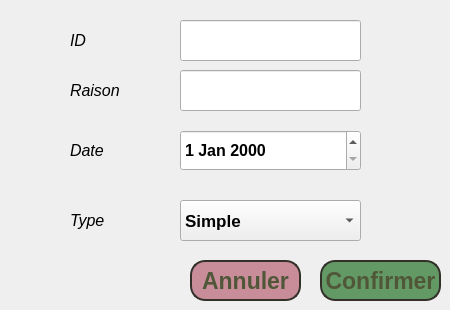
       <widget class="QWidget" name="page_2">
        <widget class="QPushButton" name="confirmerMS">
         <property name="geometry">
          <rect>
           <x>320</x>
           <y>260</y>
           <width>121</width>
           <height>41</height>
          </rect>
         </property>
         <property name="font">
          <font>
           <family>MS UI Gothic</family>
           <pointsize>17</pointsize>
           <weight>75</weight>
           <bold>true</bold>
           <underline>false</underline>
           <strikeout>false</strikeout>
           <kerning>true</kerning>
          </font>
         </property>
         <property name="styleSheet">
          <string notr="true">box-shadow: 0px 1px 0px 0px #1c1b18;
	background:linear-gradient(to bottom, #eae0c2 5%, #ccc2a6 100%);
	background-color:#639965;
	border-radius:15px;
	border:2px solid #333029;
	display:inline-block;
	cursor:pointer;
	color:#505739;
	font-weight:bold;
	padding:0px 0 px;
	text-decoration:none;
	text-shadow:0px 1px 0px #ffffff;</string>
         </property>
         <property name="text">
          <string>Confirmer</string>
         </property>
        </widget>
        <widget class="QPushButton" name="annnulerMS">
         <property name="geometry">
          <rect>
           <x>190</x>
           <y>260</y>
           <width>111</width>
           <height>41</height>
          </rect>
         </property>
         <property name="font">
          <font>
           <family>MS UI Gothic</family>
           <pointsize>17</pointsize>
           <weight>75</weight>
           <bold>true</bold>
           <underline>false</underline>
           <strikeout>false</strikeout>
           <kerning>true</kerning>
          </font>
         </property>
         <property name="styleSheet">
          <string notr="true">box-shadow: 0px 1px 0px 0px #1c1b18;
	background:linear-gradient(to bottom, #eae0c2 5%, #ccc2a6 100%);
	background-color:#c88d98;
	border-radius:15px;
	border:2px solid #333029;
	display:inline-block;
	cursor:pointer;
	color:#505739;
	font-weight:bold;
	padding:0px 0 px;
	text-decoration:none;
	text-shadow:0px 1px 0px #ffffff;</string>
         </property>
         <property name="text">
          <string>Annuler</string>
         </property>
        </widget>
        <widget class="QLineEdit" name="lineEdit_idMS">
         <property name="geometry">
          <rect>
           <x>180</x>
           <y>20</y>
           <width>181</width>
           <height>41</height>
          </rect>
         </property>
         <property name="font">
          <font>
           <family>MS UI Gothic</family>
           <pointsize>12</pointsize>
           <weight>75</weight>
           <bold>true</bold>
          </font>
         </property>
         <property name="text">
          <string/>
         </property>
        </widget>
        <widget class="QLabel" name="label_57">
         <property name="geometry">
          <rect>
           <x>70</x>
           <y>70</y>
           <width>81</width>
           <height>41</height>
          </rect>
         </property>
         <property name="font">
          <font>
           <pointsize>12</pointsize>
           <weight>50</weight>
           <italic>true</italic>
           <bold>false</bold>
          </font>
         </property>
         <property name="text">
          <string>Raison</string>
         </property>
        </widget>
        <widget class="QComboBox" name="comboBox_serviceMS">
         <property name="geometry">
          <rect>
           <x>180</x>
           <y>200</y>
           <width>181</width>
           <height>41</height>
          </rect>
         </property>
         <property name="font">
          <font>
           <family>MS UI Gothic</family>
           <pointsize>13</pointsize>
           <weight>75</weight>
           <bold>true</bold>
          </font>
         </property>
         <item>
          <property name="text">
           <string>Simple</string>
          </property>
         </item>
         <item>
          <property name="text">
           <string>Civile</string>
          </property>
         </item>
         <item>
          <property name="text">
           <string>Juridique</string>
          </property>
         </item>
        </widget>
        <widget class="QLabel" name="label_58">
         <property name="geometry">
          <rect>
           <x>70</x>
           <y>200</y>
           <width>81</width>
           <height>41</height>
          </rect>
         </property>
         <property name="font">
          <font>
           <pointsize>12</pointsize>
           <weight>50</weight>
           <italic>true</italic>
           <bold>false</bold>
          </font>
         </property>
         <property name="text">
          <string>Type</string>
         </property>
        </widget>
        <widget class="QLabel" name="label_59">
         <property name="geometry">
          <rect>
           <x>70</x>
           <y>130</y>
           <width>81</width>
           <height>41</height>
          </rect>
         </property>
         <property name="font">
          <font>
           <pointsize>12</pointsize>
           <weight>50</weight>
           <italic>true</italic>
           <bold>false</bold>
          </font>
         </property>
         <property name="text">
          <string>Date</string>
         </property>
        </widget>
        <widget class="QLabel" name="label_60">
         <property name="geometry">
          <rect>
           <x>70</x>
           <y>20</y>
           <width>81</width>
           <height>41</height>
          </rect>
         </property>
         <property name="font">
          <font>
           <pointsize>12</pointsize>
           <weight>50</weight>
           <italic>true</italic>
           <bold>false</bold>
          </font>
         </property>
         <property name="text">
          <string>ID</string>
         </property>
        </widget>
        <widget class="QLineEdit" name="lineEdit_nomMS">
         <property name="geometry">
          <rect>
           <x>180</x>
           <y>70</y>
           <width>181</width>
           <height>41</height>
          </rect>
         </property>
         <property name="font">
          <font>
           <family>MS UI Gothic</family>
           <pointsize>12</pointsize>
           <weight>50</weight>
           <bold>false</bold>
          </font>
         </property>
        </widget>
        <widget class="QDateEdit" name="dateEdit_dateMS">
         <property name="geometry">
          <rect>
           <x>180</x>
           <y>130</y>
           <width>181</width>
           <height>41</height>
          </rect>
         </property>
         <property name="font">
          <font>
           <family>MS UI Gothic</family>
           <pointsize>12</pointsize>
           <weight>75</weight>
           <bold>true</bold>
          </font>
         </property>
        </widget>
       </widget>
